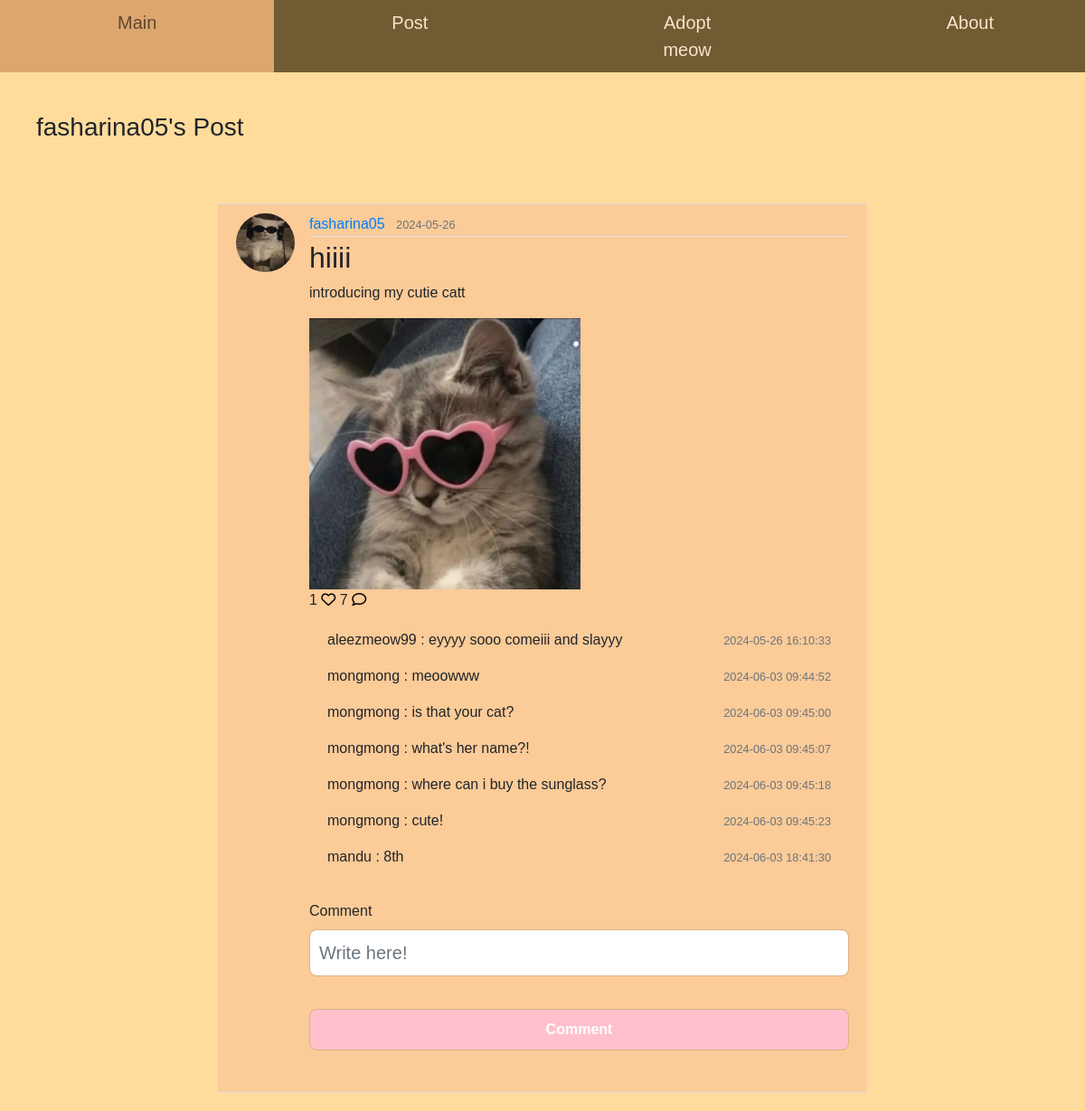
/1, run on an earlier commit of the app's database.
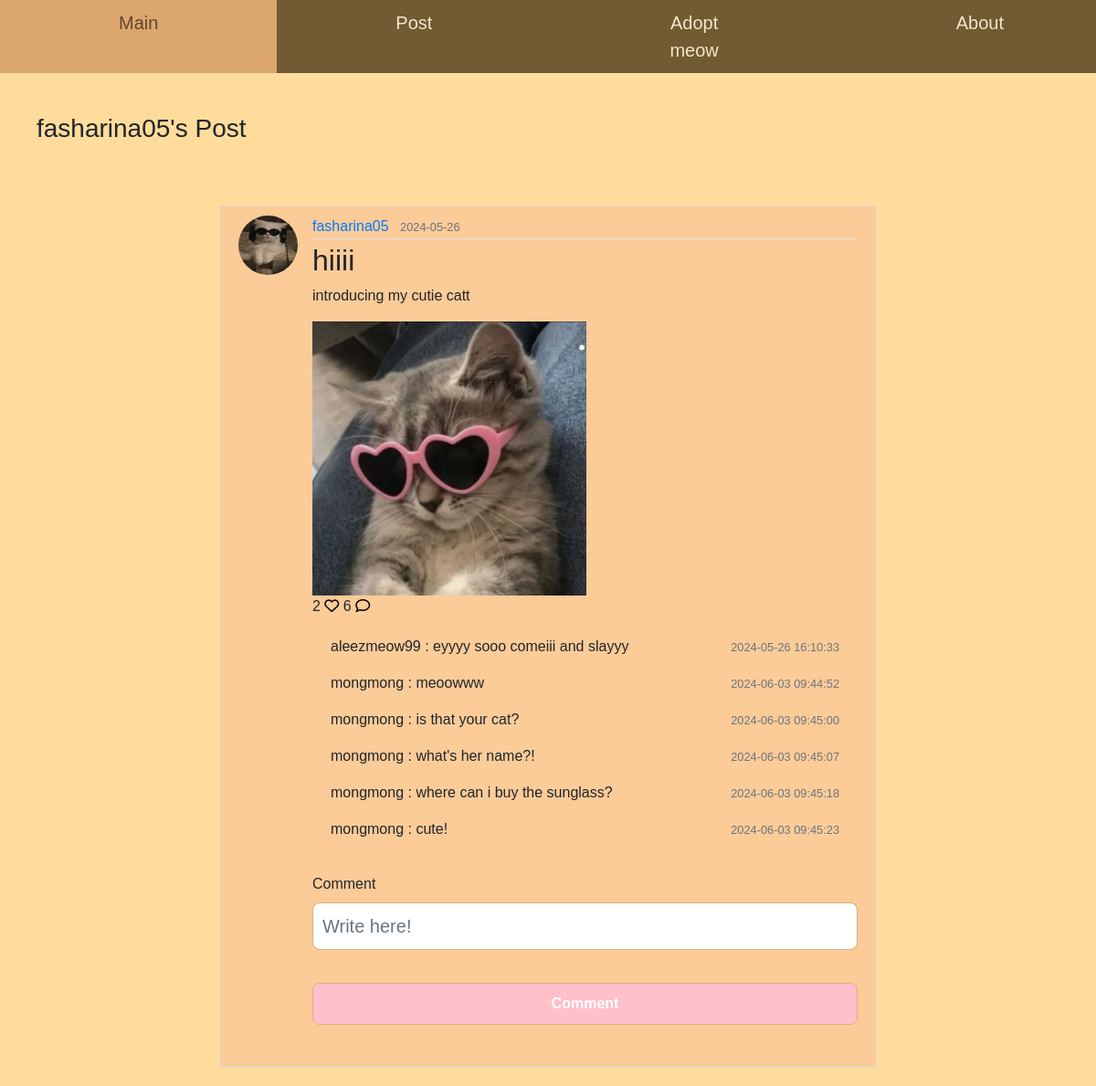
And on a later commit of the database.
### home/models.py (models this page shows, shortened)
class User(db.Model, UserMixin):
    id = db.Column(db.Integer, primary_key=True)
    fullname = db.Column(db.String(120), unique=True, nullable=False)
    email = db.Column(db.String(20), unique=True, nullable=False)
    username = db.Column(db.String(120), unique=True, nullable=False)
    password1 = db.Column(db.String(255), nullable=False)
    password2 = db.Column(db.String(255), nullable=False)
    state = db.Column(db.String(120), nullable=False)
    phonenumber = db.Column(db.String(20), unique=True, nullable=False)
    profile_pic = db.Column(db.String(255), nullable=True)
    posts = db.relationship('Post', backref='author', lazy=True)
    comments = db.relationship('Comment', backref='author', lazy=True)
    likes = db.relationship('Like', backref='author', lazy=True)
    cats = db.relationship('Cat', backref='owner', lazy=True)

class Post(db.Model):
    id = db.Column(db.Integer, primary_key = True)
    title = db.Column(db.String(255), nullable =False)
    content = db.Column(db.Text, nullable=False)
    date = db.Column(db.DateTime(timezone=True), nullable=False, default=func.now())
    user_id = db.Column(db.Integer, db.ForeignKey('user.id'), nullable=False)
    file = db.Column(db.String(255), nullable=True)
    comments = db.relationship('Comment', backref='post', lazy=True)
    likes = db.relationship('Like', backref='post', lazy=True)

class Comment(db.Model):
    id = db.Column(db.Integer, primary_key = True)
    text = db.Column(db.String(200), nullable=False)
    date = db.Column(db.DateTime(timezone=True), nullable=False, default=func.now())
    user_id = db.Column(db.Integer, db.ForeignKey('user.id', ondelete='CASCADE'), nullable=False)
    post_id = db.Column(db.Integer, db.ForeignKey('post.id'), nullable=False)

### home/views.py (the view)
@views.route('/<int:post_id>')
def post(post_id):
    profile_pic= url_for('static', filename='default.jpg')
    if current_user.is_authenticated and current_user.profile_pic is not None:
        profile_pic = url_for('static', filename='profile_pics/' + current_user.profile_pic)
    form = CommentForm()
    post = Post.query.get_or_404(post_id)
    comments = Comment.query.all()
    return render_template('post.html', title=post.title, post=post, form=form, comments=comments, profile_pic=profile_pic)

### home/forms.py
class CommentForm(FlaskForm):
    text = StringField('Comment', validators=[DataRequired()])
    submit = SubmitField('Comment')

### home/templates/post.html (shortened to what this page needs)
<!DOCTYPE html>
<html>
<head>
    <link rel="stylesheet" href="https://maxcdn.bootstrapcdn.com/bootstrap/4.0.0/css/bootstrap.min.css">
    <link rel='stylesheet' type='text/css' media='screen' href="{{url_for('static',filename='main.css')}}">
    <div class="navigation">
        <div class="topnav">
          <a class="active" href="/mainpage">Main</a>
          <a href="/createpost">Post</a>
          <a href="/adoptmeow">Adopt meow</a>
          <a href="/donation">About</a>
        </div>
    </div>
</head>
<body>
    <br />
    <div class="main">
        <ul>
            <h3>{{ post.author.username }}'s Post</h3>
        </ul>
        <div class="row">
            <div class="col-md-8">
            </div>
        </div>
        <article class="media content-section">
            {% if post.author.profile_pic %}
                <img class="rounded-circle article-img" src="{{ url_for('static', filename='profile_pics/'+ post.author.profile_pic) }}">
            {% else %}
                <img class="rounded-circle article-img" src="{{ url_for('static', filename='default.jpg') }}">
            {% endif %}
        <div class="media-body">
                <div class="article-metadata">
                    <a class="mr-2" href="#">{{ post.author.username }}</a>
                    <small class="text-muted">{{ post.date.strftime('%Y-%m-%d') }}</small>
                </div>
                <h2><a class="article-title">{{ post.title }}</a></h2>
                <p class="article-content">{{ post.content }}</p>
                <div class="post-image">
                {% if post.file %}
                    <img src="{{ post.file }}" alt="uploaded image">
                {% endif %}
                </div>
                <div>
                    {{ post.likes|length }}
                    {% if current_user in post.likes|map(attribute="author")|list %}
                    <a href="/like-post/{{post.id}}"><i class="fa-solid fa-heart" style="color: #ff330f;"></i></a>
                    {% else %}
                    <a href="/like-post/{{post.id}}"><i class="fa-regular fa-heart" style="color: #000000;"></i></a>
                    {% endif %}
                    <span />
                    {{ post.comments|length }}
                    <a href="/{{post.id}}"><i class="fa-regular fa-comment" style="color: #000000;"></i></a>
                </div>
                <div class="text-body">
                    <div class="" id="comments-{{post.id}}">
                        <div class="card-body" id="comments-expanded-{{post.id}}">
                            {% for comment in post.comments %}
                            <div class="d-flex justify-content-between align-item-center">
                                <div>
                                    <p>{{comment.author.username}} :
                                    {{comment.text}}</p>
                                </div>
                                <div>
                                    <small class="text-muted">{{comment.date}}</small>
                                </div>
                            </div>
                            {% endfor %}
                        </div>
                    </div>
                </div>
                <form method="POST" action="/create-comment/{{post.id}}">
                    <fieldset class="form-group">
                        <div class="form-group">
                            {{ form.text.label(class="form-control-label") }}
                            {% if form.text.errors %}
                                {{ form.text(class="form-control form-control-lg is-invalid") }}
                                <div class="invalid-feedback">
                                    {% for error in form.text.errors %}
                                        <span>{{ error }}</span>
                                    {% endfor %}
                                </div>
                            {% else %}
                                {{ form.text(class="form-control form-control-lg", placeholder="Write here!") }}
                            {% endif %}
                        </div>
                    </fieldset>
                    <div class="form-group">
                        {{ form.submit(class="btn btn-outline-info") }}
                    </div>
                </form>
            </div>
        </article>
    </div>
</body>
</html>

### home/static/main.css (style rules this page uses)
body { margin: 0; padding: 0; overflow-x: hidden; background-color: #ffdc9c; margin-top: 100px; font-family: Arial, Helvetica, sans-serif; }
.row { text-align: center; margin-right: 0px; margin-left: 350px; }
.content-section { background: #fbcb98; padding: 10px 20px; border: 1px solid #dddddd; border-radius: 3px; margin-top: 50px; margin-bottom: 20px; margin-left: 20%; margin-right: 20%; }
.article-title { color: #444444; }
.article-content { white-space: pre-line; }
.article-img { height: 65px; width: 65px; margin-right: 16px; }
.article-metadata { padding-bottom: 1px; margin-bottom: 4px; border-bottom: 1px solid #e3e3e3 }
.navigation { display: flex; justify-content: space-between; align-items: center; padding: 0px; position: fixed; top: 0px; width: 100%; background-color: #705b33; z-index: 1; width: 100%; }
.topnav { display: flex; background-color: #705b33; flex-grow: 1; justify-content: flex-start; }
.topnav a { color: #f6e5cb; text-align: center; padding: 10px 130px; text-decoration: none; font-size: 20px; }
.topnav a:hover, a.active { background-color: #dba76d; color: #62442f; }
.topnav::after { content: ""; display: table; clear: both; }
.post-image img { max-width: 500px; max-height: 300px; }
input[type="text"], input[type="email"], input[type="file"], input[type="submit"], select { width: 100%; padding: 10px; margin-bottom: 20px; border-radius: 8px; border: 1px solid #dab185; box-sizing: border-box; }
input[type="submit"] { background-color: #FFC0CB; color: #ffffff; font-weight: bold; cursor: pointer; }

What changed in the data, as far as the page shows it:
removed Comment: author.username "mandu", text "8th", date "2024-06-03 18:41:30"
Also different on the page:
{{ post.likes|length }}: "1" → "2"
{{ post.comments|length }}: "7" → "6"
